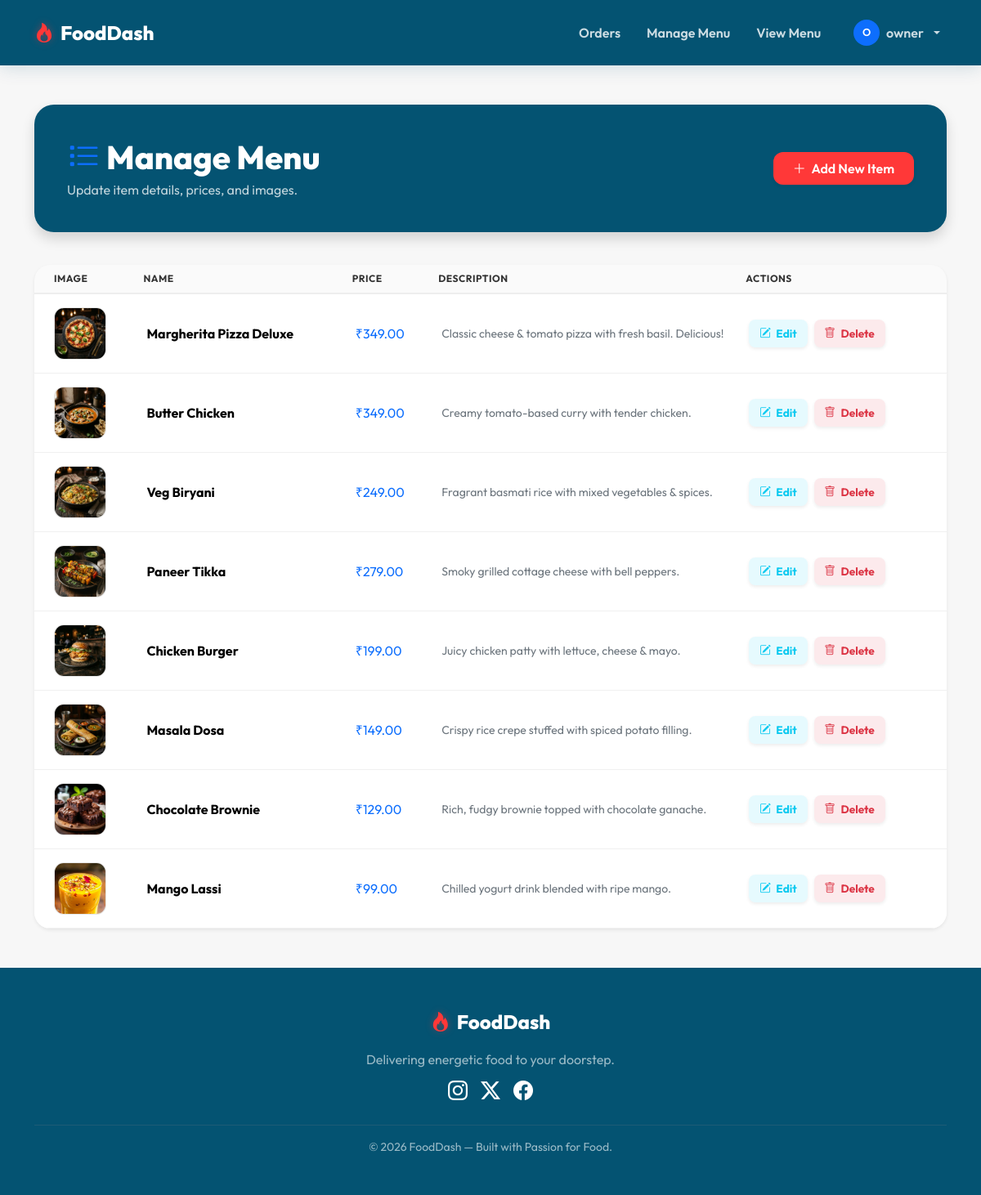
/admin/menu (signed in), run on an earlier commit of the app's database.
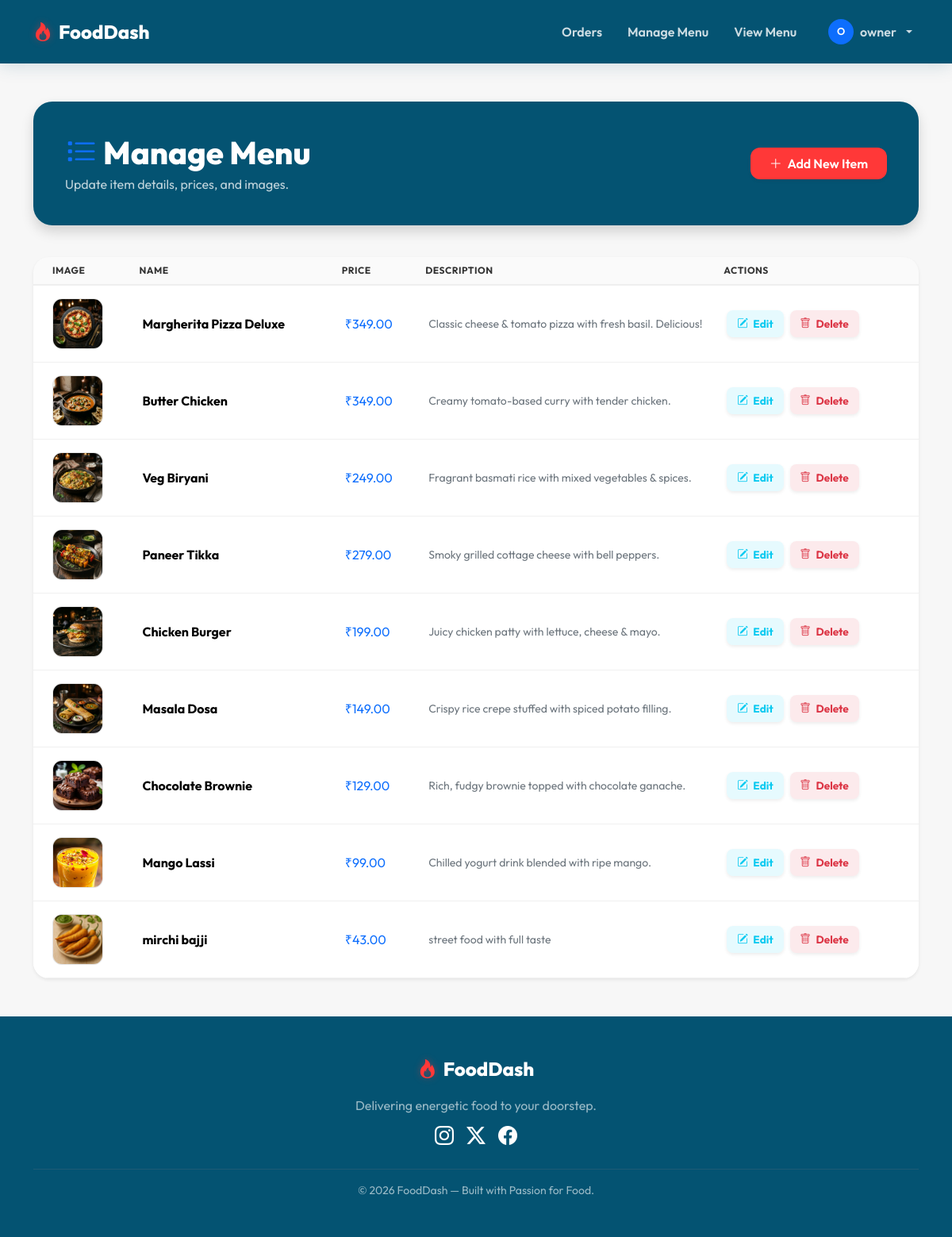
And on a later commit of the database.
### backent/models.py (models this page shows, shortened)
class User(UserMixin, db.Model):
    __tablename__ = "users"
    id = db.Column(db.Integer, primary_key=True)
    username = db.Column(db.String(80), unique=True, nullable=False)
    password_hash = db.Column(db.String(256), nullable=False)
    role = db.Column(db.String(20), nullable=False, default="customer")  # 'customer' | 'restaurant_owner'
    phone = db.Column(db.String(20), nullable=True)
    orders = db.relationship("Order", backref="customer", lazy=True)

class MenuItem(db.Model):
    __tablename__ = "menu_items"
    id = db.Column(db.Integer, primary_key=True)
    name = db.Column(db.String(120), nullable=False)
    price = db.Column(db.Float, nullable=False)
    description = db.Column(db.Text, nullable=True)
    image_filename = db.Column(db.String(256), nullable=True)

### backent/app.py (the view)
@app.route("/admin/menu")
@owner_required
def admin_menu():
    items = MenuItem.query.all()
    return render_template("admin_menu.html", items=items)

### backent/app.py (called while the page is built)
@login_manager.user_loader
def load_user(user_id):
    return User.query.get(int(user_id))

def owner_required(func):
    from functools import wraps
    @wraps(func)
    @login_required
    def wrapper(*args, **kwargs):
        if current_user.role != "restaurant_owner":
            abort(403)
        return func(*args, **kwargs)
    return wrapper

### templates/admin_menu.html (shortened to what this page needs)
{% extends "base.html" %}
{% block content %}
<div class="menu-dash-header shadow">
    <div>
        <h1 class="mb-1"><i class="bi bi-list-task me-2 text-primary"></i>Manage Menu</h1>
        <p class="opacity-75 mb-0">Update item details, prices, and images.</p>
    </div>
    <a href="{{ url_for('add_menu_item') }}" class="btn btn-primary px-4 py-2 shadow-sm fs-6">
        <i class="bi bi-plus-lg me-1"></i> Add New Item
    </a>
</div>
{% if items %}
<div class="card shadow-sm border-0">
    <div class="table-responsive">
        <table class="table mb-0 menu-table">
            <thead>
                <tr>
                    <th class="ps-4">Image</th>
                    <th>Name</th>
                    <th>Price</th>
                    <th>Description</th>
                    <th class="pe-4">Actions</th>
                </tr>
            </thead>
            <tbody>
                {% for item in items %}
                <tr>
                    <td class="ps-4">
                        {% if item.image_filename %}
                        <img src="{{ url_for('static', filename='images/' + item.image_filename) }}"
                            class="item-img-preview" alt="{{ item.name }}"
                            onerror="this.src='https://placehold.co/64x64?text=Img'">
                        {% else %}
                        <img src="https://placehold.co/64x64?text=No+Img" class="item-img-preview" alt="No image">
                        {% endif %}
                    </td>
                    <td class="fw-bold">{{ item.name }}</td>
                    <td class="fw-800 text-primary">₹{{ "%.2f"|format(item.price) }}</td>
                    <td class="small text-secondary" style="max-width: 300px;">{{ item.description or '—' }}</td>
                    <td class="pe-4">
                        <div class="d-flex gap-2">
                            <a href="{{ url_for('edit_menu_item', item_id=item.id) }}" class="btn-edit shadow-sm">
                                <i class="bi bi-pencil-square me-1"></i> Edit
                            </a>
                            <form action="{{ url_for('delete_menu_item', item_id=item.id) }}" method="POST"
                                onsubmit="return confirm('Are you sure you want to delete \'{{ item.name }}\'?');">
                                <button type="submit" class="btn-delete shadow-sm">
                                    <i class="bi bi-trash me-1"></i> Delete
                                </button>
                            </form>
                        </div>
                    </td>
                </tr>
                {% endfor %}
            </tbody>
        </table>
    </div>
</div>
{% endif %}
{% endblock %}

### templates/base.html (shortened to what this page needs)
<!DOCTYPE html>
<html lang="en">
<head>
    <link href="https://cdn.jsdelivr.net/npm/bootstrap@5.3.3/dist/css/bootstrap.min.css" rel="stylesheet">
    <link href="https://cdn.jsdelivr.net/npm/bootstrap-icons@1.11.3/font/bootstrap-icons.min.css" rel="stylesheet">
</head>
<body>
    <nav class="navbar navbar-expand-lg navbar-dark sticky-top">
        <div class="container">
            <a class="navbar-brand" href="/">
                <i class="bi bi-fire brand-icon"></i>FoodDash
            </a>
            <div class="collapse navbar-collapse" id="navContent">
                <ul class="navbar-nav ms-auto align-items-center gap-3">
                    {% if current_user.is_authenticated %}
                        {% if current_user.role == 'restaurant_owner' %}
                            <li class="nav-item"><a class="nav-link" href="{{ url_for('admin_orders') }}">Orders</a></li>
                            <li class="nav-item"><a class="nav-link" href="{{ url_for('admin_menu') }}">Manage Menu</a></li>
                            <li class="nav-item"><a class="nav-link" href="{{ url_for('menu') }}">View Menu</a></li>
                        {% endif %}
                        <li class="nav-item dropdown ms-lg-2">
                            <a class="nav-link dropdown-toggle d-flex align-items-center gap-2" href="#" role="button" data-bs-toggle="dropdown">
                                <div class="bg-primary rounded-circle d-flex align-items-center justify-content-center text-white" style="width: 32px; height: 32px; font-size: 0.8rem;">
                                    {{ current_user.username[0]|upper }}
                                </div>
                                <span>{{ current_user.username }}</span>
                            </a>
                        </li>
                    {% else %}
                        <li class="nav-item"><a class="nav-link" href="{{ url_for('login') }}">Login</a></li>
                        <li class="nav-item"><a class="btn btn-primary px-4" href="{{ url_for('register') }}">Register</a></li>
                    {% endif %}
                </ul>
            </div>
        </div>
    </nav>
    <main class="container py-5">
        {% block content %}{% endblock %}
    </main>
    <footer>
        <div class="container text-center">
            <div class="mb-3">
                <a class="navbar-brand justify-content-center" href="/">
                    <i class="bi bi-fire brand-icon"></i>FoodDash
                </a>
            </div>
            <p class="mb-2">Delivering energetic food to your doorstep.</p>
            <div class="d-flex justify-content-center gap-3 mb-4">
                <a href="https://www.instagram.com/food__bash/" target="_blank" class="text-white fs-4"><i class="bi bi-instagram"></i></a>
                <a href="#" class="text-white fs-4"><i class="bi bi-twitter-x"></i></a>
                <a href="#" class="text-white fs-4"><i class="bi bi-facebook"></i></a>
            </div>
            <hr class="border-secondary opacity-25">
            <div class="small">
                &copy; 2026 FoodDash &mdash; Built with Passion for Food.
            </div>
        </div>
    </footer>
</body>
</html>

### templates/base.html (style rules this page uses)
:root { --primary: #ff3838; --primary-hover: #e63232; --bg: #f7f7f7; --card-bg: #ffffff; --heading: #333333; --body-text: #666666; --midnight: #045372; --rating: #FFD700; --transition: all 0.3s cubic-bezier(0.4, 0, 0.2, 1); }
body { font-family: 'Outfit', sans-serif; background-color: var(--bg); color: var(--body-text); min-height: 100vh; display: flex; flex-direction: column; overflow-x: hidden; }
h1, h2, h3, h4, h5, h6 { color: var(--heading); font-weight: 800; }
main { flex: 1; }
.navbar { background-color: var(--midnight) !important; padding: 1rem 0; box-shadow: 0 4px 20px rgba(4, 83, 114, 0.15); }
.navbar-brand { font-weight: 800; font-size: 1.5rem; color: #fff !important; display: flex; align-items: center; }
.navbar-brand .brand-icon { color: var(--primary); margin-right: 0.5rem; filter: drop-shadow(0 0 5px rgba(255, 56, 56, 0.4)); }
.nav-link { color: rgba(255, 255, 255, 0.8) !important; font-weight: 600; transition: var(--transition); }
.btn-primary, .btn-accent { background-color: var(--primary) !important; border: none !important; color: #fff !important; font-weight: 600; padding: 0.6rem 1.5rem; border-radius: 0.75rem; transition: var(--transition); box-shadow: 0 4px 15px rgba(255, 56, 56, 0.2); }
.card { background-color: var(--card-bg); border: none; border-radius: 1.25rem; box-shadow: 0 10px 30px rgba(0, 0, 0, 0.04); transition: var(--transition); overflow: hidden; }
footer { background-color: var(--midnight); color: rgba(255, 255, 255, 0.6); padding: 3rem 0; margin-top: auto; }

### templates/admin_menu.html (style rules this page uses)
.menu-dash-header { background-color: var(--midnight); color: #fff; border-radius: 1.5rem; padding: 2.5rem; margin-bottom: 2.5rem; display: flex; justify-content: space-between; align-items: center; }
.menu-dash-header h1 { font-weight: 800; color: #fff; }
.item-img-preview { width: 64px; height: 64px; object-fit: cover; border-radius: 0.75rem; background: #f0f0f0; border: 1px solid rgba(0,0,0,0.05); }
.menu-table th { color: var(--heading); font-weight: 700; text-transform: uppercase; font-size: 0.75rem; letter-spacing: 0.5px; background-color: rgba(0,0,0,0.02); border-bottom: 2px solid #eee; }
.menu-table td { vertical-align: middle; border-bottom: 1px solid #f0f0f0; padding: 1rem 0.75rem; }
.btn-edit { background: rgba(13, 202, 240, 0.1); color: #0dcaf0; border: none; padding: 0.4rem 0.8rem; border-radius: 0.5rem; font-size: 0.85rem; font-weight: 700; text-decoration: none; transition: var(--transition); }
.btn-delete { background: rgba(220, 53, 69, 0.1); color: #dc3545; border: none; padding: 0.4rem 0.8rem; border-radius: 0.5rem; font-size: 0.85rem; font-weight: 700; transition: var(--transition); }

What changed in the data, as far as the page shows it:
added MenuItem: image_filename (picture), name "mirchi bajji", price "43.00", description "street food with full taste"
